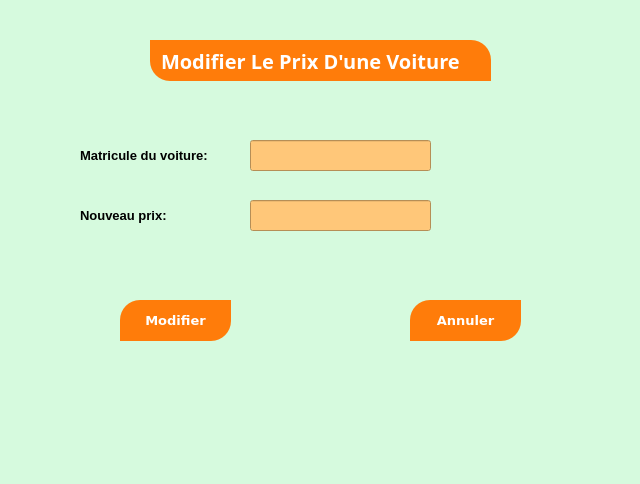
<?xml version="1.0" encoding="UTF-8"?>
<ui version="4.0">
 <class>Dialog</class>
 <widget class="QDialog" name="Dialog">
  <property name="geometry">
   <rect>
    <x>0</x>
    <y>0</y>
    <width>640</width>
    <height>484</height>
   </rect>
  </property>
  <property name="windowTitle">
   <string>Dialog</string>
  </property>
  <property name="styleSheet">
   <string notr="true">background-color: rgb(214, 250, 222);</string>
  </property>
  <widget class="QLabel" name="label">
   <property name="geometry">
    <rect>
     <x>150</x>
     <y>40</y>
     <width>341</width>
     <height>41</height>
    </rect>
   </property>
   <property name="font">
    <font>
     <family>Montserrat</family>
     <pointsize>15</pointsize>
     <weight>75</weight>
     <bold>true</bold>
    </font>
   </property>
   <property name="styleSheet">
    <string notr="true">
color:white;
text-align:center;
background-color: rgb(255, 124, 10);
padding:5px;
border-top-right-radius: 20px;
border-bottom-left-radius: 20px;</string>
   </property>
   <property name="text">
    <string>Modifier Le Prix D'une Voiture</string>
   </property>
  </widget>
  <widget class="QLabel" name="label_2">
   <property name="geometry">
    <rect>
     <x>80</x>
     <y>200</y>
     <width>141</width>
     <height>31</height>
    </rect>
   </property>
   <property name="font">
    <font>
     <pointsize>10</pointsize>
     <weight>75</weight>
     <bold>true</bold>
    </font>
   </property>
   <property name="text">
    <string>Nouveau prix:</string>
   </property>
  </widget>
  <widget class="QLineEdit" name="lineEdit">
   <property name="geometry">
    <rect>
     <x>250</x>
     <y>140</y>
     <width>181</width>
     <height>31</height>
    </rect>
   </property>
   <property name="font">
    <font>
     <pointsize>10</pointsize>
    </font>
   </property>
   <property name="styleSheet">
    <string notr="true">background-color: rgb(255, 199, 121);</string>
   </property>
  </widget>
  <widget class="QPushButton" name="pushButton">
   <property name="geometry">
    <rect>
     <x>120</x>
     <y>300</y>
     <width>111</width>
     <height>41</height>
    </rect>
   </property>
   <property name="font">
    <font>
     <family>Verdana</family>
     <pointsize>10</pointsize>
     <weight>75</weight>
     <bold>true</bold>
    </font>
   </property>
   <property name="styleSheet">
    <string notr="true">background-color: rgb(255, 124, 10);
color:white;

padding:5px;
border-top-left-radius: 20px;
border-bottom-right-radius: 20px;</string>
   </property>
   <property name="text">
    <string>Modifier</string>
   </property>
  </widget>
  <widget class="QPushButton" name="pushButton_2">
   <property name="geometry">
    <rect>
     <x>410</x>
     <y>300</y>
     <width>111</width>
     <height>41</height>
    </rect>
   </property>
   <property name="font">
    <font>
     <family>Verdana</family>
     <pointsize>10</pointsize>
     <weight>75</weight>
     <bold>true</bold>
    </font>
   </property>
   <property name="styleSheet">
    <string notr="true">color:white;
background-color: rgb(255, 124, 10);
padding:5px;
border-top-left-radius: 20px;
border-bottom-right-radius: 20px;</string>
   </property>
   <property name="text">
    <string>Annuler</string>
   </property>
  </widget>
  <widget class="QLabel" name="label_8">
   <property name="geometry">
    <rect>
     <x>240</x>
     <y>320</y>
     <width>141</width>
     <height>111</height>
    </rect>
   </property>
   <property name="styleSheet">
    <string notr="true">image: url(:/newPrefix/modi.jpg);</string>
   </property>
   <property name="text">
    <string/>
   </property>
  </widget>
  <widget class="QLabel" name="label_3">
   <property name="geometry">
    <rect>
     <x>80</x>
     <y>140</y>
     <width>141</width>
     <height>31</height>
    </rect>
   </property>
   <property name="font">
    <font>
     <pointsize>10</pointsize>
     <weight>75</weight>
     <bold>true</bold>
    </font>
   </property>
   <property name="text">
    <string>Matricule du voiture:</string>
   </property>
  </widget>
  <widget class="QLineEdit" name="lineEdit_2">
   <property name="geometry">
    <rect>
     <x>250</x>
     <y>200</y>
     <width>181</width>
     <height>31</height>
    </rect>
   </property>
   <property name="font">
    <font>
     <pointsize>10</pointsize>
    </font>
   </property>
   <property name="styleSheet">
    <string notr="true">background-color: rgb(255, 199, 121);</string>
   </property>
  </widget>
 </widget>
 <resources>
  <include location="modifprix.qrc"/>
 </resources>
 <connections/>
</ui>
